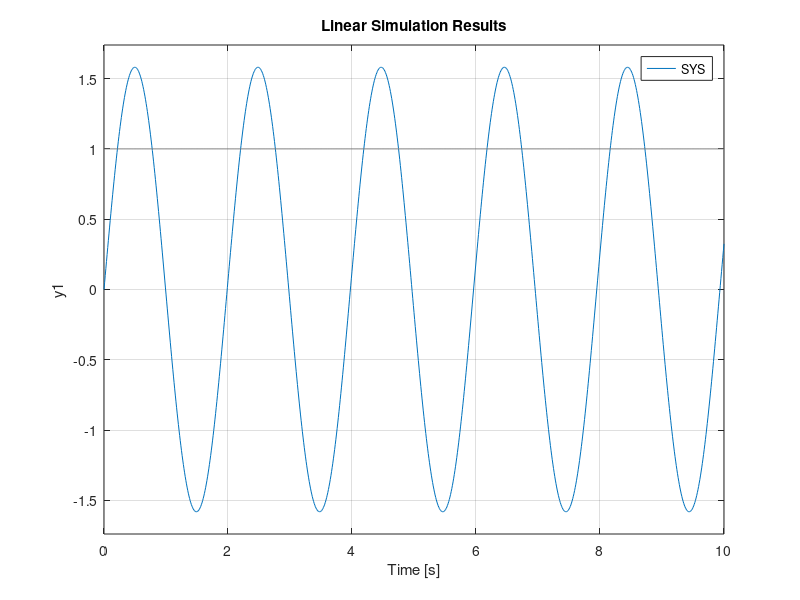
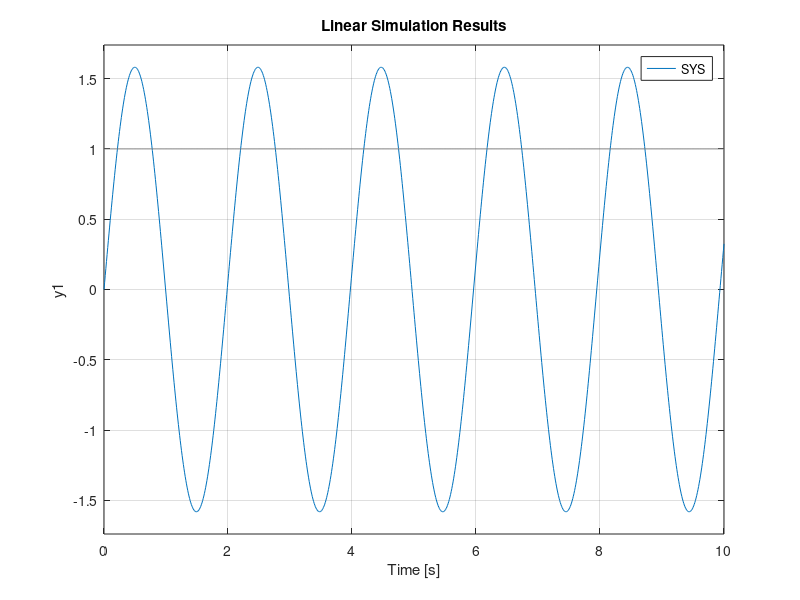
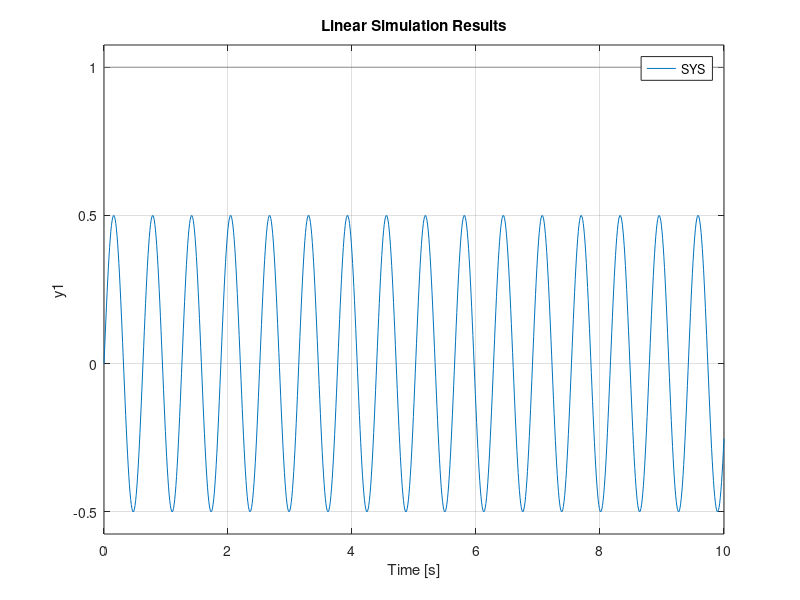
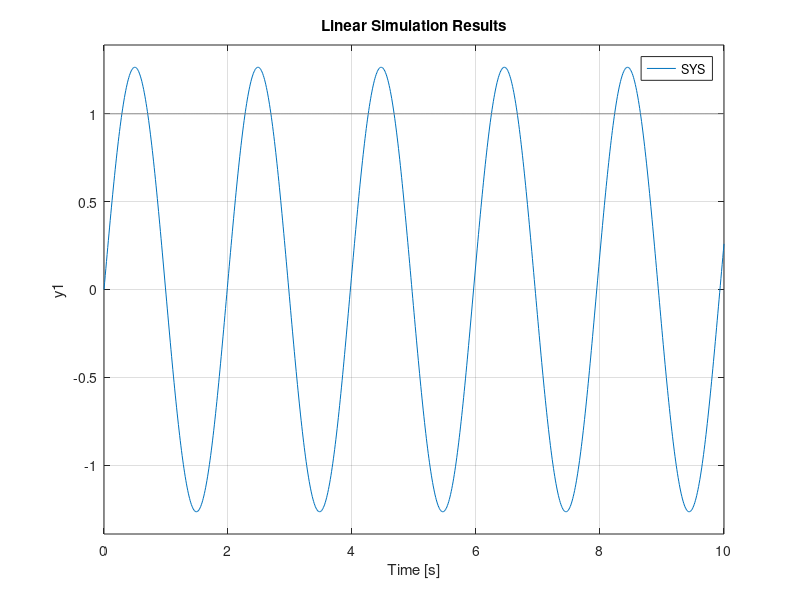

MATLAB code to generate these figures, in order:
clear all
close all
clc

c = 0.2;
w0=0;
i0=1;
t=0:0.01:10;
i = i0*cos(w0*t);

for es = 1:8
   switch es
       case 1, R=10; L=0.5; x0=[0;0];
       case 2, R=100; L=0.5; x0=[0;0];
       case 3, R=0.1; L=0.05; x0=[0;0];
       case 4, R=10; L=0.5; x0=[0;0.2];
   end
   
   A = [0, -1/c; 1/L, 0];
   B = [1/c; 0];
   C = [1, 0];
   D = [0];
   
   SYS = ss(A, B, C, D);
   figure,lsim(SYS,i,t,x0)
   
end